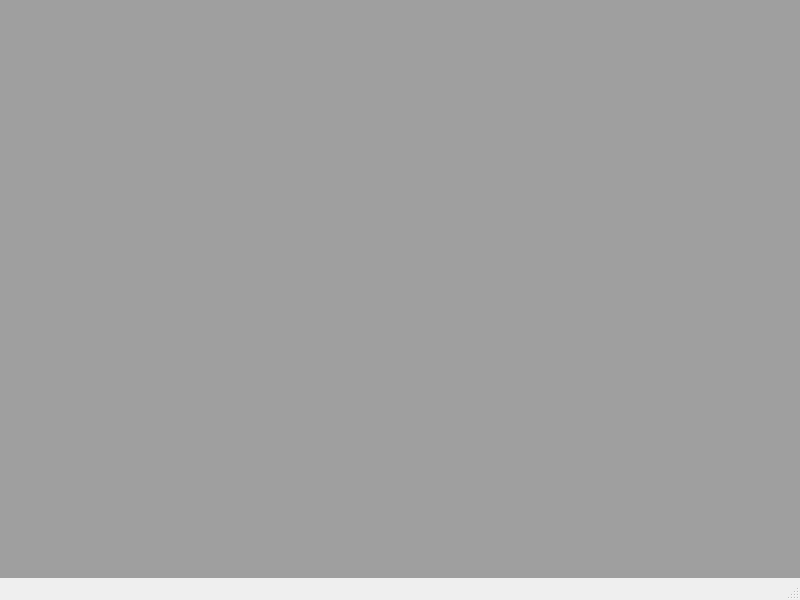
<?xml version="1.0" encoding="UTF-8"?>
<ui version="4.0">
 <class>MainWindow</class>
 <widget class="QMainWindow" name="MainWindow">
  <property name="geometry">
   <rect>
    <x>0</x>
    <y>0</y>
    <width>800</width>
    <height>600</height>
   </rect>
  </property>
  <property name="windowTitle">
   <string>MainWindow</string>
  </property>
  <widget class="QWidget" name="centralwidget">
   <layout class="QHBoxLayout" name="horizontalLayout">
    <property name="leftMargin">
     <number>0</number>
    </property>
    <property name="topMargin">
     <number>0</number>
    </property>
    <property name="rightMargin">
     <number>0</number>
    </property>
    <property name="bottomMargin">
     <number>0</number>
    </property>
    <item>
     <widget class="QMdiArea" name="mdiArea"/>
    </item>
   </layout>
  </widget>
  <widget class="QMenuBar" name="menubar">
   <property name="geometry">
    <rect>
     <x>0</x>
     <y>0</y>
     <width>800</width>
     <height>17</height>
    </rect>
   </property>
  </widget>
  <widget class="QStatusBar" name="statusbar"/>
 </widget>
 <resources/>
 <connections/>
</ui>
